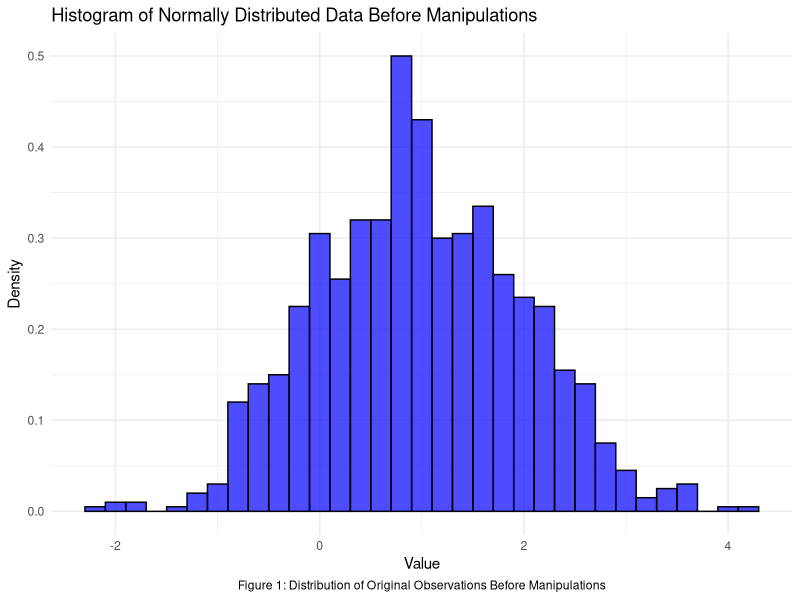
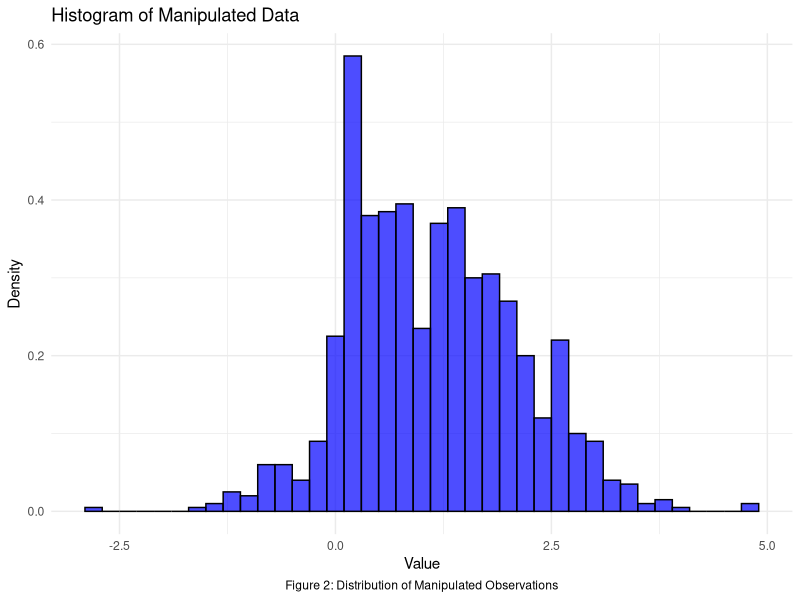

Generate these figures, in order, with R:
## ---- chunk 1
set.seed(12783678) 
obs <- rnorm(n = 1000, mean = 1, sd = 1)
obs[901:1000] <- obs[1:100]
negative_indices <- which(obs < 0)
flip <- sample(negative_indices, length(negative_indices) / 2)
obs[flip] <- -obs[flip]
decadj_indices <- which(obs >= 1 & obs < 1.1)
obs[decadj_indices] <- obs[decadj_indices] / 10
cleaned_mean <- mean(obs)
cleaned_mean
## ---- chunk 2
install.packages("tidyverse")
library(ggplot2)
set.seed(0)
data <- rnorm(1000, mean = 1, sd = 1)
df <- data.frame(value = data)
ggplot(df, aes(x=value)) +
  geom_histogram(aes(y=..density..), binwidth = 0.2, fill="blue", color="black", alpha=0.7) +
  labs(title="Histogram of Normally Distributed Data Before Manipulations",
       x="Value",
       y="Density",
       caption="Figure 1: Distribution of Original Observations Before Manipulations") +
  theme_minimal() +
  theme(plot.caption = element_text(hjust = 0.5)) 
## ---- chunk 3
library(ggplot2)
set.seed(12783678)
data <- rnorm(1000, mean = 1, sd = 1)
data[901:1000] <- data[1:100]
negative_indices <- which(data < 0)
flip_indices <- sample(negative_indices, length(negative_indices) / 2)
data[flip_indices] <- -data[flip_indices]
decadj_indices <- which(data >= 1 & data < 1.1)
data[decadj_indices] <- data[decadj_indices] / 10
df_manipulated <- data.frame(value = data)
ggplot(df_manipulated, aes(x=value)) +
  geom_histogram(aes(y=..density..), binwidth = 0.2, fill="blue", color="black", alpha=0.7) +
  labs(title="Histogram of Manipulated Data",
       x="Value",
       y="Density",
       caption="Figure 2: Distribution of Manipulated Observations") +
  theme_minimal() +
  theme(plot.caption = element_text(hjust = 0.5))
